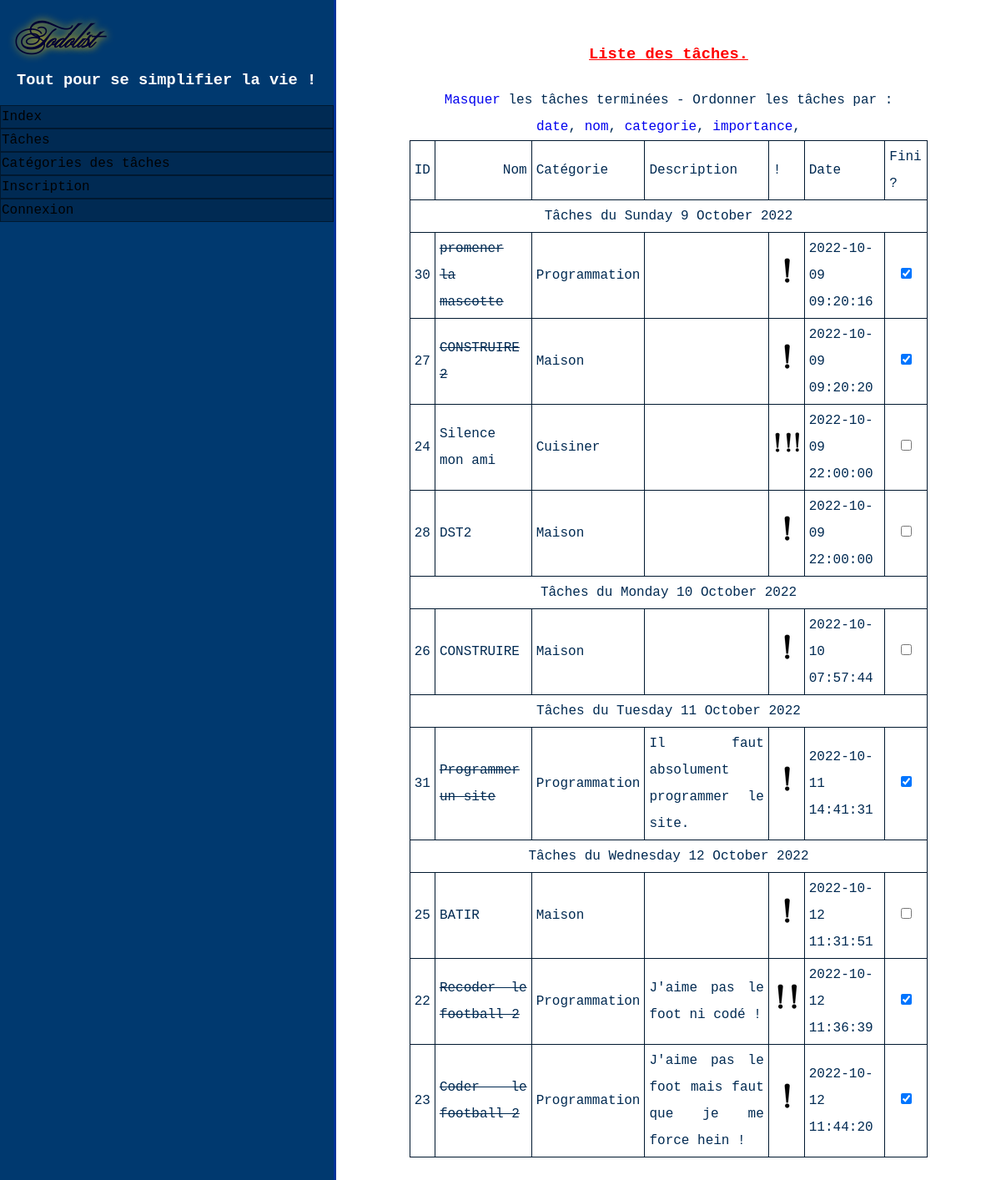
Page /?order_by=date on the committed database.
### tables this page shows
CREATE TABLE `taches` (
  `id` int(11) NOT NULL,
  `id_categorie` int(11) NOT NULL,
  `nom_tache` varchar(200) NOT NULL,
  `description` text NOT NULL,
  `date` timestamp NOT NULL DEFAULT current_timestamp() ON UPDATE current_timestamp(),
  `rappel` timestamp NULL DEFAULT NULL,
  `importance` tinyint(4) NOT NULL,
  `complete` tinyint(1) NOT NULL DEFAULT 0
);

CREATE TABLE `categories` (
  `id` int(11) NOT NULL,
  `categorie` varchar(100) NOT NULL
);

### includes/php/include_index.php (the view, shortened to what this page needs)
<?php
$where_complete = '';
function taches_date($pdo)
{
	$sql_exec = [];
	$where = '';
	$key_order = 'nom';
	if(isset($_GET['order_by']))
	{
		if(array_key_exists($_GET['order_by'], ORDER_ARRAY))
		{
			$key_order = $_GET['order_by'];
		}
	}
	$order_by = ORDER_ARRAY[$key_order];
	$sql_q = 'SELECT taches.*, DATE_FORMAT(taches.date,"%d/%m/%Y") AS `french_date`,'
	. ' categories.categorie FROM taches'
	. ' LEFT JOIN categories'
	. ' ON categories.id = taches.id_categorie'
	. ' ' . $where
	. ' GROUP BY taches.id '
	. ' ORDER BY ' . $order_by . ' ' . $_COOKIE['ASC'];
    $sth = $pdo->prepare($sql_q);
	$sth->execute($sql_exec);
	$taches = $sth->fetchAll();
    $desc_taches = '';
	$current_date = '1970-01-01';
	foreach ($taches as $row) {
		$class_s = "";
		if($row['complete'] == 1)
		{
			$class_s = 'class="barrer"';
		}
		if(isset($_GET['order_by']))
		{
			if($_GET['order_by'] == 'date'
				AND (
					($_COOKIE['ASC'] == 'ASC' AND strtotime(substr($row['date'],0,10)) > strtotime(substr($current_date,0,10)))
					OR ($_COOKIE['ASC'] == 'DESC' AND strtotime(substr($row['date'],0,10)) < strtotime(substr($current_date,0,10)))
				)
			)
			{
				$current_date = $row['date'];
				$date_fr = strftime("%A %e %B %Y", strtotime($current_date));
				$desc_taches .= '<td colspan="7" class="termine_tache">Tâches du ' . $date_fr . '</td></tr>';
			}
		}
		$desc_taches .= '<tr>' . PHP_EOL
		. '<td>' . $row['id'].'</td>' . PHP_EOL
		. '<td id="titre_tache' . $row['id'].'" ' . $class_s . '>' . htmlentities($row['nom_tache']).  '</td>'
		. PHP_EOL . '<td>' .htmlentities($row['categorie']) . '</td>' . PHP_EOL
		. '<td class="description">' . htmlentities($row['description']) . '</td>' . PHP_EOL
		. '<td class="importance">';
		for($i=1;$i<=3;$i++)
		{
			if(($i == 1 and !in_array($row['importance'], range(1,3))) or $i == $row['importance'])
			{
				$desc_taches .= '<img src="img/im' . str_repeat("p", $i) . '.png" alt="' . str_repeat('très', $i-1) . ' important"/>';
			}
		}
		$ck_termine = '';
		if($row['complete'] == 1)
			$ck_termine = 'checked';
		$desc_taches .= '</td>' . PHP_EOL
		. '<td>' . $row['date'] . '</td>' . PHP_EOL
		. '<td class="termine_tache"><input type="checkbox" id="termine'
		. strval($row['id']) . '" onclick="BarrerTexte(' . $row['id']. ')"'
		. $ck_termine . '/></td>' . PHP_EOL
		. '</tr>' . PHP_EOL ;
	}
    return $desc_taches;
}
?>

### www/css/design.css (style rules this page uses)
html, body { height: 100%; margin: 0; }
header { padding: 0; margin: 0; }
table, tr, td { border: 1px solid #00182F; color: #002A52; border-collapse: collapse; }
tr, td { padding: 3px 5px 3px 5px; }
a { text-decoration: none; }
.importance { text-align: center; margin: 2px 5px 2px 5px; }
.termine_tache { text-align: center; }
.barrer { text-decoration: line-through; }
.page { padding: 0; margin: 0; display: flex; flex-direction: row; min-height: 100%; }
.page > div.menu { background-color: #00396F; width: 400px; color: white; }
h1 { color: #000033; text-shadow: #FC0 1px 0 10px; font-family: 'balletregular', "Lucida Console", "Courier New", monospace; padding: 10px 20px 0px 20px; }
.menu h3 { color: white; font-family: 'martelheavy', "Lucida Console", "Courier New", monospace; padding: 0px 20px; }
#menu { width: 100%; overflow: auto; }
ul { margin: 0; padding: 0; white-space: nowrap; }
ul li { color: #4E759B; background-color: #002A53; margin: 0; padding: 0; width: calc(100%-7px); }
ul > li > a { font-family: 'martelheavy', "Lucida Console", "Courier New", monospace; color: #000204; background-color: #002A53; border: 1px solid #00182F; text-decoration: none; display: inline-block; box-sizing: border-box; width: 100%; margin: 0; padding: 4px 1px; }
.texte { width: calc(100%-5px); flex: 1; display: block; padding: 0px 5px; color: #002A53; border-left: 3px solid #003399; padding: 10px; background-color: #FFFFFF; text-align: justify; font-family: 'martelheavy', "Lucida Console", "Courier New", monospace; color: #000033; line-height: 2; }

### rows in the picture
taches: date "Sunday 9 October 2022", id "30", nom_tache "promener la mascotte", id_categorie.categorie "Programmation", date "2022-10-09 09:20:16"
taches: id "27", nom_tache "CONSTRUIRE 2", id_categorie.categorie "Maison", date "2022-10-09 09:20:20"
taches: id "24", nom_tache "Silence mon ami", id_categorie.categorie "Cuisiner", date "2022-10-09 22:00:00"
taches: id "28", nom_tache "DST2", id_categorie.categorie "Maison", date "2022-10-09 22:00:00"
taches: date "Monday 10 October 2022", id "26", nom_tache "CONSTRUIRE", id_categorie.categorie "Maison", date "2022-10-10 07:57:44"
taches: date "Tuesday 11 October 2022", id "31", nom_tache "Programmer un site", id_categorie.categorie "Programmation", description "Il faut absolument programmer le site.", date "2022-10-11 14:41:31"
taches: date "Wednesday 12 October 2022", id "25", nom_tache "BATIR", id_categorie.categorie "Maison", date "2022-10-12 11:31:51"
taches: id "22", nom_tache "Recoder le football 2", id_categorie.categorie "Programmation", description "J'aime pas le foot ni codé !", date "2022-10-12 11:36:39"
taches: id "23", nom_tache "Coder le football 2", id_categorie.categorie "Programmation", description "J'aime pas le foot mais faut que je me force hein !", date "2022-10-12 11:44:20"

### other values in the picture
$str_complete "Masquer"
$cle "date"
$cle "nom"
$cle "categorie"
$cle "importance"
